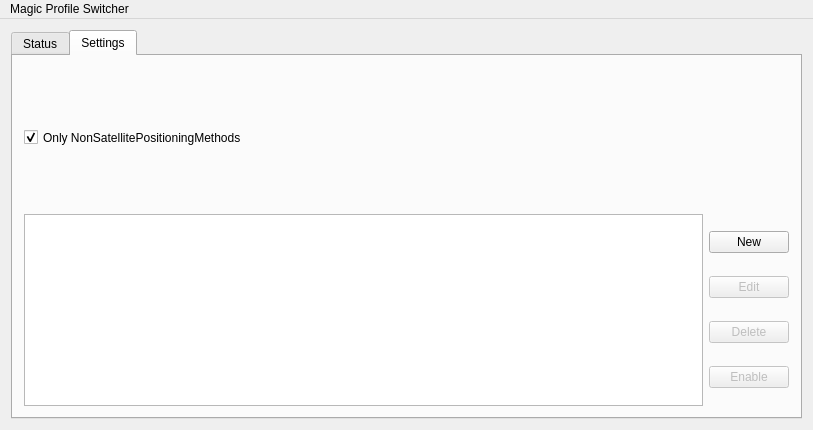
<?xml version="1.0" encoding="UTF-8"?>
<ui version="4.0">
 <class>MainWindow</class>
 <widget class="QMainWindow" name="MainWindow">
  <property name="geometry">
   <rect>
    <x>0</x>
    <y>0</y>
    <width>813</width>
    <height>430</height>
   </rect>
  </property>
  <property name="windowTitle">
   <string>MainWindow</string>
  </property>
  <widget class="QWidget" name="centralWidget">
   <layout class="QVBoxLayout" name="verticalLayout">
    <item>
     <widget class="QTabWidget" name="tabWidget">
      <property name="sizePolicy">
       <sizepolicy hsizetype="MinimumExpanding" vsizetype="MinimumExpanding">
        <horstretch>0</horstretch>
        <verstretch>0</verstretch>
       </sizepolicy>
      </property>
      <property name="currentIndex">
       <number>1</number>
      </property>
      <widget class="QWidget" name="tab_Status">
       <attribute name="title">
        <string>Status</string>
       </attribute>
       <layout class="QVBoxLayout" name="verticalLayout_3">
        <item>
         <layout class="QFormLayout" name="formLayout">
          <property name="sizeConstraint">
           <enum>QLayout::SetDefaultConstraint</enum>
          </property>
          <property name="fieldGrowthPolicy">
           <enum>QFormLayout::AllNonFixedFieldsGrow</enum>
          </property>
          <item row="0" column="0">
           <widget class="QLabel" name="label">
            <property name="text">
             <string>Latitude</string>
            </property>
           </widget>
          </item>
          <item row="0" column="1">
           <widget class="QLabel" name="lblLatitude">
            <property name="text">
             <string>searching...</string>
            </property>
           </widget>
          </item>
          <item row="1" column="0">
           <widget class="QLabel" name="label_2">
            <property name="text">
             <string>Longitude</string>
            </property>
           </widget>
          </item>
          <item row="1" column="1">
           <widget class="QLabel" name="lblLongitude">
            <property name="text">
             <string>searching...</string>
            </property>
           </widget>
          </item>
          <item row="2" column="0">
           <widget class="QLabel" name="label_3">
            <property name="text">
             <string>Last Updated</string>
            </property>
           </widget>
          </item>
          <item row="2" column="1">
           <widget class="QLabel" name="lblLastUpdatedTime">
            <property name="text">
             <string>--</string>
            </property>
           </widget>
          </item>
          <item row="3" column="0">
           <widget class="QLabel" name="lblDescrAccuracy">
            <property name="text">
             <string>Accuracy</string>
            </property>
           </widget>
          </item>
          <item row="3" column="1">
           <widget class="QLabel" name="lblAccuracy">
            <property name="text">
             <string>--</string>
            </property>
           </widget>
          </item>
         </layout>
        </item>
       </layout>
      </widget>
      <widget class="QWidget" name="tab_Settings">
       <attribute name="title">
        <string>Settings</string>
       </attribute>
       <layout class="QVBoxLayout" name="verticalLayout_4">
        <item>
         <widget class="QCheckBox" name="chkGPSMode">
          <property name="sizePolicy">
           <sizepolicy hsizetype="MinimumExpanding" vsizetype="MinimumExpanding">
            <horstretch>0</horstretch>
            <verstretch>0</verstretch>
           </sizepolicy>
          </property>
          <property name="text">
           <string>Only NonSatellitePositioningMethods</string>
          </property>
          <property name="checked">
           <bool>true</bool>
          </property>
         </widget>
        </item>
        <item>
         <layout class="QHBoxLayout" name="horizontalLayout_2">
          <item>
           <widget class="QListWidget" name="listWidgetRules"/>
          </item>
          <item>
           <layout class="QVBoxLayout" name="verticalLayout_2">
            <item>
             <widget class="QPushButton" name="btnNewRule">
              <property name="text">
               <string>New</string>
              </property>
             </widget>
            </item>
            <item>
             <widget class="QPushButton" name="btnEdit">
              <property name="enabled">
               <bool>false</bool>
              </property>
              <property name="text">
               <string>Edit</string>
              </property>
             </widget>
            </item>
            <item>
             <widget class="QPushButton" name="btnDelete">
              <property name="enabled">
               <bool>false</bool>
              </property>
              <property name="text">
               <string>Delete</string>
              </property>
             </widget>
            </item>
            <item>
             <widget class="QPushButton" name="btnEnable">
              <property name="enabled">
               <bool>false</bool>
              </property>
              <property name="text">
               <string>Enable</string>
              </property>
             </widget>
            </item>
           </layout>
          </item>
         </layout>
        </item>
       </layout>
      </widget>
     </widget>
    </item>
   </layout>
  </widget>
  <widget class="QMenuBar" name="menuBar">
   <property name="geometry">
    <rect>
     <x>0</x>
     <y>0</y>
     <width>813</width>
     <height>21</height>
    </rect>
   </property>
   <widget class="QMenu" name="menuMagic_Profile_Switcher">
    <property name="title">
     <string>Magic Profile Switcher</string>
    </property>
   </widget>
   <addaction name="menuMagic_Profile_Switcher"/>
  </widget>
 </widget>
 <layoutdefault spacing="6" margin="11"/>
 <resources/>
 <connections/>
</ui>
